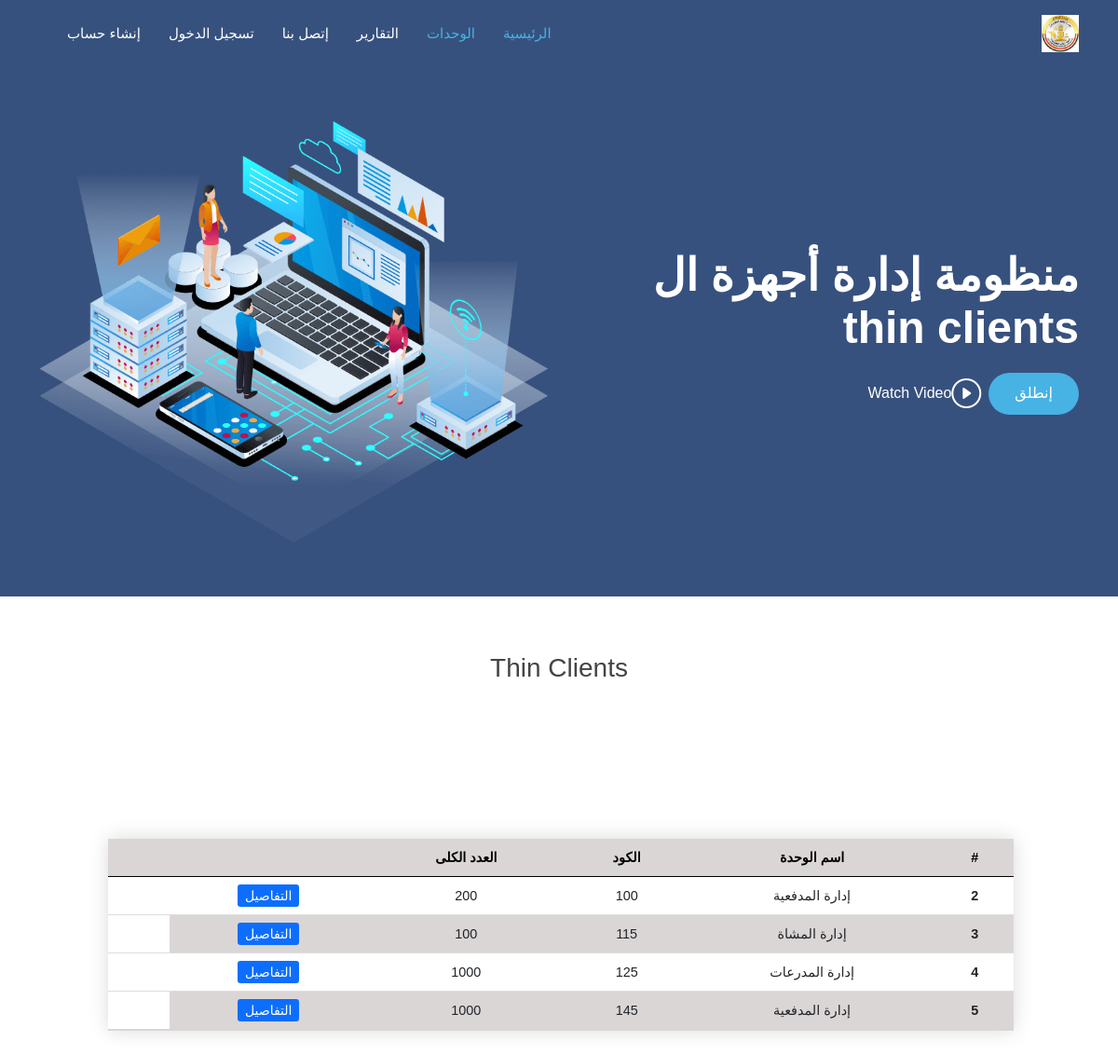
The app's page /devices/allUnits, older data.
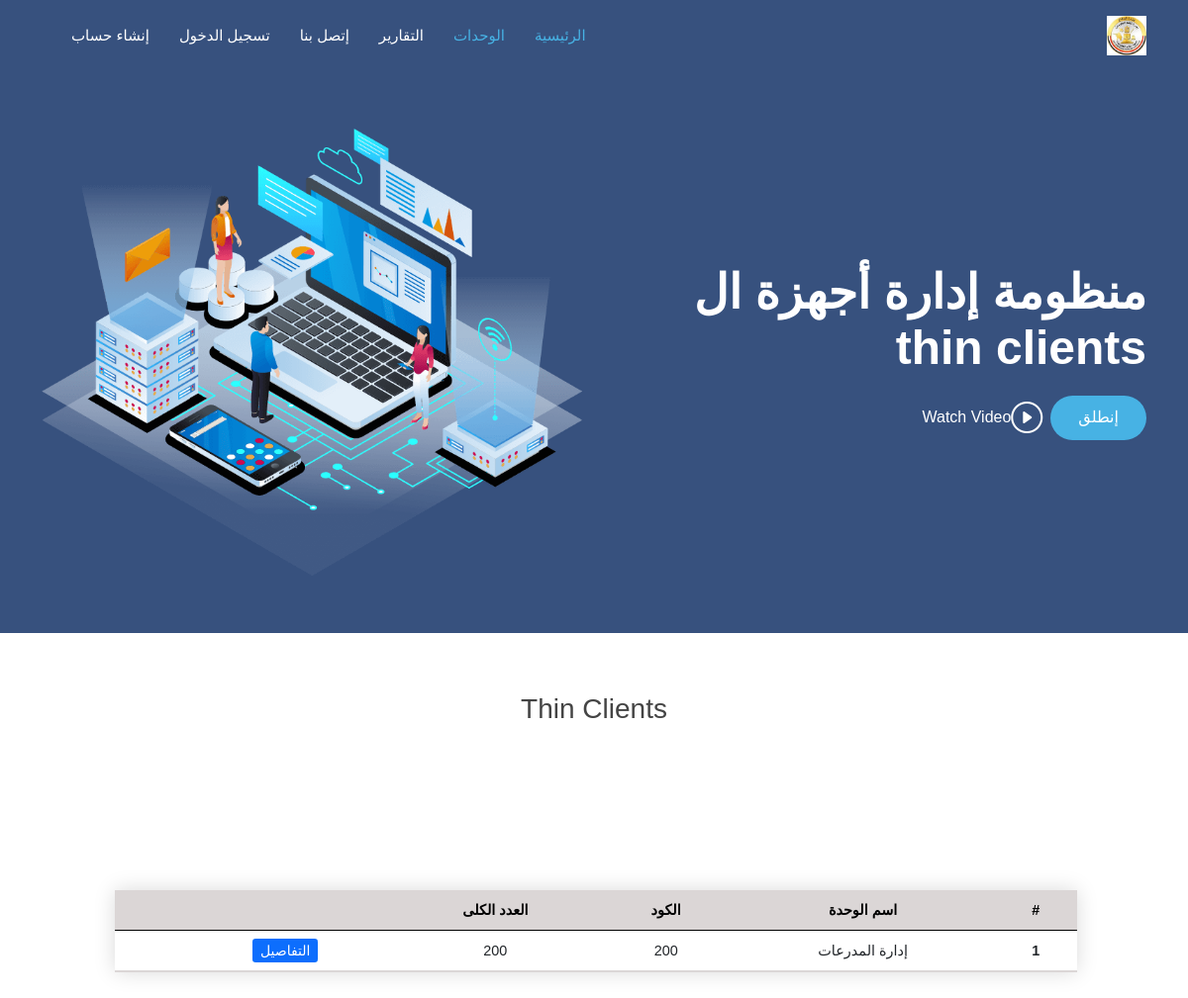
The same page, newer data.
### devices/models.py (models this page shows, shortened)
class ThinCodeTotal(models.Model):
    code = models.ForeignKey(ThinCodeName, on_delete=models.CASCADE)
    total = models.IntegerField(null=True, blank=True)

class ThinCodeName(models.Model):
    NAME_CHOICES = (
        ('إدارة المشاة', 'إدارة المشاة'),
        ('إدارة المدرعات', 'إدارة المدرعات'),
        ('إدارة المدفعية', 'إدارة المدفعية'),
        ('إدارة المركبات', 'إدارة المركبات'),
        ('إدارة الشرطة العسكرية', 'إدارة الشرطة العسكرية'),
        ('إدارة الشؤون المعنوية', 'إدارة الشؤون المعنوية'),
        ('جهاز الرياضة العسكري', 'جهاز الرياضة العسكري'),
        ('هيئة التدريب للقوات المسلحة', 'هيئة التدريب للقوات المسلحة'),
        ('هيئة التفتيش للقوات المسلحة', 'هيئة التفتيش للقوات المسلحة'),
        ('إدارة الأسلحة والذخيرة', 'إدارة الأسلحة والذخيرة'),
        ('إدارة البحوث الفنية والتطوير', 'إدارة البحوث الفنية والتطوير'),
        ('مركز التنمية البشرية والعلوم السلوكية', 'مركز التنمية البشرية والعلوم السلوكية'),
        ('إدارة نوادي وفاندق ضباط ق.م', 'إدارة نوادي وفاندق ضباط ق.م'),
        (' جهاز مشروعات الخدمة الوطنية', 'جهاز مشروعات الخدمة الوطنية'),
        ('هيئة القضاء العسكري', 'هيئة القضاء العسكري'),
        ('إدارة المدعي العام', 'إدارة المدعي العام'),
        ('إدارة المحاكم العسكرية', 'إدارة المحاكم العسكرية'),
        ('إدارة الحرب الكيمائية', 'إدارة الحرب الكيمائية'),
        ('إدارة المتاحف العسكرية', 'إدارة المتاحف العسكرية'),
        ('قيادة قوات حرس الحدود', 'قيادة قوات حرس الحدود'),
        ('قيادة قوات الدفاع الشعبي والعسكري', 'قيادة قوات الدفاع الشعبي والعسكري'),
        ('إدارة الموسيقات العسكرية', 'إدارة الموسيقات العسكرية'),
        ('دار المحفوظات المركزية', 'دار المحفوظات المركزية'),
        ('المركز الرئيسية للتنبؤات الجوية', 'المركز الرئيسية للتنبؤات الجوية'),
        ('جهاز مراقبة وضمان الجودة/هيئة التسليح ق.م', 'جهاز مراقبة وضمان الجودة/هيئة التسليح ق.م'),
        (' إدارة التعليم والتدريب المهني', 'إدارة التعليم والتدريب المهني'),
        ('قيادة القوات الجوية', 'قيادة القوات الجوية'),
        ('المركز الإعلامي العسكري', 'المركز الإعلامي العسكري'),
        ('مركز تطوير وصيانة معدات النظم الألية', 'مركز تطوير وصيانة معدات النظم الألية'),
        ('مركز تدريب الية القيادة والسيطرة', 'مركز تدريب الية القيادة والسيطرة'),
        ('المنظومة تحرير', 'المنظومة تحرير'),
        ('إدارة المحفوظات المركزية', 'إدارة المحفوظات المركزية'),
        ('إدارة المياه', 'إدارة المياه'),
        ('إدارة الإشارة', 'إدارة الإشارة'),
        ('CCTV ', 'CCTV'),
        ('دفاع جوي', 'دفاع جوي'),
        ('جهاز تنمية الموارد المالية', 'جهاز تنمية الموارد المالية'),
        ('مؤسسة صندوق الجلاء للقوات المسلحة', 'مؤسسة صندوق الجلاء للقوات المسلحة'),
        ('صندوق التأميني التكميلي', 'صندوق التأميني التكميلي'),
        ('مؤسسة القروض', 'مؤسسة القروض'),
        ('صندوق التأمين الخاص', 'صندوق التأمين الخاص'),
        ('صندوق إسكان أفراد القوات المسلحة', 'صندوق إسكان أفراد القوات المسلحة'),
        ('هيئة الشؤون المالية للقوات المسلحة', 'هيئة الشؤون المالية للقوات المسلحة'),
        ('إدارة التفتيش والمحاسبات', 'إدارة التفتيش والمحاسبات'),
        ('إدارة الميزانية', 'إدارة الميزانية'),
        ('إدارة العلاقات العامة والتمويل الخارجي', 'إدارة العلاقات العامة والتمويل الخارجي'),
        ('الإدارة المركزية للمحاسبات', 'الإدارة المركزية للمحاسبات'),
        ('إدارة التأمين والمعاشات', 'إدارة التأمين والمعاشات'),
        ('هيئة التنظيم والإدارة للقوات المسلحة', 'هيئة التنظيم والإدارة للقوات المسلحة'),
        ('إدارة التجنيد والتعبئة', 'إدارة التجنيد والتعبئة'),
        ('إدارة السجلات العسكرية', 'إدارة السجلات العسكرية'),
        ('فرع الإنتقاء والتوجيه', 'فرع الإنتقاء والتوجي'),
        ('إدارة شؤون العاملين المدنيين', 'إدارة شؤون العاملين المدنيين'),
    )
    name = models.CharField(max_length=255, null=True, blank=True, choices=NAME_CHOICES, unique=True)
    code = models.IntegerField(blank=True, null=True)

### devices/views.py (the view)
# urls.py: path('allUnits', views.all_Units, name='all-units'),
def all_Units(request):
    units = ThinCodeTotal.objects.all()
    context = {"units": units}
    return render(request, 'devices/all_units.html', context)

### devices/templates/devices/all_units.html (shortened to what this page needs)
{% extends 'main.html' %}
{% load static %}
{% block body %}
    <main id="main">
    <section>
        <div class="section-title">
            <h3>Thin Clients</h3>
        </div>
                <div id="get-started" class="padd-section text-center" style="width: 90%;margin: 8rem 7rem;">
            <table class="table styled-table" style="width: 90%;">
                <thead>
                <tr>
                    <th scope="col">#</th>
                    <th scope="col">اسم الوحدة</th>
                                        <th scope="col">الكود</th>
                    <th scope="col">العدد الكلى</th>
                                     <th scope="col"></th>
                    <th scope="col"></th>
                </tr>
                </thead>
                <tbody>
                {% for unit in units %}
                    <tr>
                        <th scope="row">{{ unit.pk }}</th>
                        <td>{{ unit.code.name }}</td>
                        <td>{{ unit.code.code }}</td>
                        <td>{{ unit.total }}</td>
<td> <a class="btn-sm btn-primary" href="{% url 'unit-detail-code' unit.code.pk %}">التفاصيل</a></td>
                    </tr>
                {% endfor %}
                </tbody>
            </table>
        </div>
    </section>
    </main>
{% endblock body %}

### templates/main.html (shortened to what this page needs)
<html lang="ar" dir="rtl">
{% load static %}
<head>
 <link href="{%  static 'vendor/bootstrap/css/bootstrap.min.css' %}" rel="stylesheet">
  <link href="{% static 'vendor/bootstrap-icons/bootstrap-icons.css' %}" rel="stylesheet">
  <link href="{% static 'vendor/boxicons/css/boxicons.min.css' %}" rel="stylesheet">
  <link href="{% static 'vendor/glightbox/css/glightbox.min.css' %}" rel="stylesheet">
  <link href="{% static 'vendor/remixicon/remixicon.css' %}" rel="stylesheet">
  <link href="{% static 'vendor/swiper/swiper-bundle.min.css' %}" rel="stylesheet">
  <link href="{% static 'css/style.css' %}" rel="stylesheet">
<link rel="stylesheet" href="https://stackpath.bootstrapcdn.com/font-awesome/4.7.0/css/font-awesome.min.css">
</head>
<body>
{% include 'header.html' %}
  <section id="hero" class="d-flex align-items-center">
    <div class="container">
      <div class="row">
        <div class="col-lg-6 d-flex flex-column justify-content-center pt-4 pt-lg-0 order-2 order-lg-1" data-aos="fade-up" data-aos-delay="200">
          <h1>منظومة إدارة  أجهزة ال thin clients</h1>
          <div class="d-flex justify-content-center justify-content-lg-start">
                {% if request.user.first_name %}
                          <a href="{% url 'all-units' %}" class="btn-get-started scrollto">لوحة التحكم</a>
            {% else %}
              <a href="{% url 'login' %}" class="btn-get-started scrollto">إنطلق</a>
        {% endif %}
            <a href="https://www.youtube.com/watch?v=jDDaplaOz7Q" class="glightbox btn-watch-video"><i class="bi bi-play-circle"></i><span>Watch Video</span></a>
          </div>
        </div>
        <div class="col-lg-6 order-1 order-lg-2 hero-img" data-aos="zoom-in" data-aos-delay="200">
          <img src="{% static 'images/hero-img.png' %}" class="img-fluid animated" alt="">
        </div>
      </div>
    </div>
  </section>
{% block body %}
{% endblock body %}
</body>
</html>

### templates/header.html (shortened to what this page needs)
{% load static %}
<header id="header" class="header fixed-top d-flex align-items-center">
    <div class="container d-flex align-items-center justify-content-between">
        <div id="logo">
          <img src="{% static 'images/logo.jfif' %}" style="width:40px; height:40px;"/>
        </div>
        <nav id="navbar" class="navbar">
            <ul>
                <li><a class="nav-link scrollto active" href="{% url 'home_page' %}">الرئيسية</a></li>
                <li><a class="nav-link scrollto active" href="{% url 'all-units' %}">الوحدات</a></li>
                <li><a class="nav-link scrollto" href="{% url 'reports' %}">التقارير</a></li>
                <li><a class="nav-link scrollto" href="{% url 'contact' %}">إتصل بنا</a></li>
                {% if request.user.first_name %}
                    <li><a class="nav-link scrollto" href="{% url 'logout' %}"><i style="font-size:large;" class="fa fa-power-off" aria-hidden="true"></i></a></li>
                    {% else %}
                                        <li><a class="nav-link scrollto" href="{% url 'login' %}">تسجيل الدخول</a></li>
                                                            <li><a class="nav-link scrollto" href="{% url 'register' %}">إنشاء حساب</a></li>
                {% endif %}
            </ul>
        </nav>
    </div>
</header>

### static/css/style.css (style rules this page uses)
body { font-family: 'Almarai', sans-serif; color: #444444; }
a { color: #47b2e4; text-decoration: none; }
h1, h2, h3, h4, h5, h6 { font-family: 'Almarai', sans-serif; }
#header { transition: all 0.5s; z-index: 997; padding: 15px 0; }
.navbar { padding: 0; }
.navbar ul { margin: 0; padding: 0; display: flex; list-style: none; align-items: center; }
.navbar li { position: relative; }
.navbar a { display: flex; align-items: center; justify-content: space-between; padding: 10px 0 10px 30px; font-size: 15px; font-weight: 500; color: #fff; white-space: nowrap; transition: 0.3s; }
.navbar a:hover, .navbar .active, .navbar li:hover > a { color: #47b2e4; }
#hero { width: 100%; height: 80vh; background: #37517e; }
#hero .container { padding-top: 72px; }
#hero h1 { margin: 0 0 10px 0; font-size: 48px; font-weight: 700; line-height: 56px; color: #fff; }
#hero .btn-get-started { font-family: 'Almarai', sans-serif; font-weight: 500; font-size: 16px; display: inline-block; padding: 10px 28px 11px 28px; border-radius: 50px; transition: 0.5s; margin: 10px 0 0 0; color: #fff; background: #47b2e4; }
#hero .btn-watch-video { font-size: 16px; display: flex; align-items: center; transition: 0.5s; margin: 10px 0 0 25px; color: #fff; line-height: 1; }
#hero .btn-watch-video i { line-height: 0; color: #fff; font-size: 32px; transition: 0.3s; margin-right: 8px; }
#hero .animated { animation: up-down 2s ease-in-out infinite alternate-reverse both; }
section { padding: 60px 0; overflow: hidden; }
.section-title { text-align: center; padding-bottom: 30px; }

### devices/templates/devices/all_units.html (style rules this page uses)
.styled-table { border-collapse: collapse; margin: 25px 0; font-size: 0.9em; font-family: sans-serif; min-width: 400px; box-shadow: 0 0 20px rgba(0, 0, 0, 0.15); }
.styled-table thead tr { background-color: #dbd6d6; color: #000000; text-align: left; }
.styled-table th, .styled-table td { padding: 12px 15px; text-align: center; }
.styled-table tbody tr { border-bottom: 1px solid #dddddd; text-align: center; }
.styled-table tbody tr:last-of-type { border-bottom: 2px solid #dbd6d6; }

Row changes from the older to the newer data that the page shows:
removed ThinCodeTotal: pk "2", code.name "إدارة المدفعية", code.code "100", total "200"
removed ThinCodeTotal: pk "3", code.name "إدارة المشاة", code.code "115", total "100"
removed ThinCodeTotal: pk "4", code.name "إدارة المدرعات", code.code "125", total "1000"
removed ThinCodeTotal: pk "5", code.name "إدارة المدفعية", code.code "145", total "1000"
added ThinCodeTotal: pk "1", code.name "إدارة المدرعات", code.code "200", total "200"
